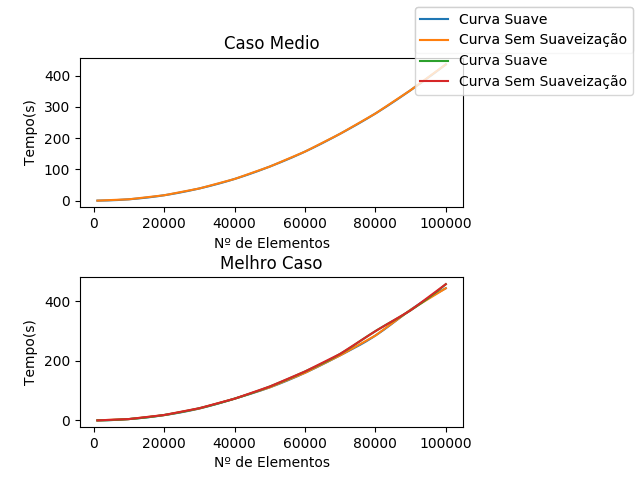

This chart was generated by the following Python code:
# -*- coding: utf-8 -*-
import matplotlib.pyplot as plt
from random import randint
import timeit
import numpy as np
import scipy.interpolate as interpolate

def geraLista(tam):
    lista = []
    while(len(lista) < tam):
        n = randint(1,100)
        lista.append(n)
        #if n not in lista: lista.append(n)
    return lista
	
def listaCrescente(tam):
    lista = []
    for i in range(tam):
        lista.append(i+1)
    return lista

def listaDecrescente(tam):
    lista =[]
    while (tam > 0):
        lista.append(tam)
        tam = tam-1
    return lista

def desenhaGraficoSuave(x,y,l, n, xl = "Nº de Elementos", yl = "Tempo(s)"):
    xnew = np.linspace(min(x), max(x), 10 * (max(x) - min(x)))
    a, b, c = interpolate.splrep(x, y, s=0, k=2)
    suave = interpolate.BSpline(a, b, c, extrapolate=False)
    plt.subplot(n)
    plt.plot(xnew, suave(xnew), label="Curva Suave")
    plt.plot(x,y, label="Curva Sem Suaveização")
    plt.legend(bbox_to_anchor=(1, 1),bbox_transform=plt.gcf().transFigure)
    plt.ylabel(yl)
    plt.xlabel(xl)
    plt.title(l, fontsize=12)


def selectionSort(vetor):
	for posi in range(len(vetor)-1,0,-1):
		posi_max = 0
		for posi1 in range(1, posi+1):
			if vetor[posi1] > vetor[posi_max]:
				posi_max = posi1

		aux = vetor[posi]
		vetor[posi] = vetor[posi_max]
		vetor[posi_max] = aux

	return vetor

numsT = [1000,10000,20000,30000,40000,50000,60000,70000,80000,90000,100000]


def casoMedio(nums0):
	nums = nums0
	time = []
	for r in nums:
	    print(r)
	    vector = geraLista(r)
	    tempo = timeit.timeit("selectionSort({})".format(vector),setup="from __main__ import selectionSort",number=1)
	    time.append(tempo)

	desenhaGraficoSuave(nums, time,'Caso Medio',211, "Nº de Elementos", "Tempo(s)")

def piorCaso(nums1):
	nums=nums1
	time1=[]
	for r in nums:
		print (r)
		vector1 = listaDecrescente(r)
		tempo = timeit.timeit("selectionSort({})".format(vector1),setup="from __main__ import selectionSort",number=1)
		time1.append(tempo)

	desenhaGraficoSuave(nums, time1, 'Pior Caso',212, "Nº de Elementos", "Tempo(s)")

def melhorCaso(nums2):
	nums=nums2
	time2=[]
	for r in nums:
		print (r)
		vector1 = listaCrescente(r)
		tempo = timeit.timeit("selectionSort({})".format(vector1),setup="from __main__ import selectionSort",number=1)
		time2.append(tempo)

	desenhaGraficoSuave(nums, time2, 'Melhro Caso',212, "Nº de Elementos", "Tempo(s)")


casoMedio(numsT)
piorCaso(numsT)

melhorCaso(numsT)
plt.show()
